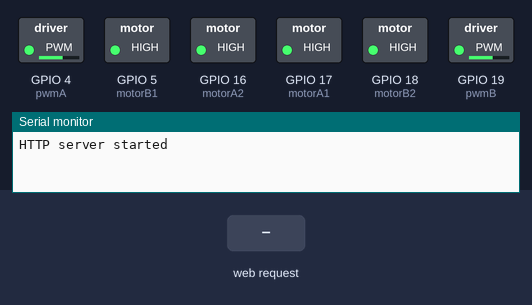
A sketch run on a simulated ESP32. Shown: switched loads named in the sketch (green lamp = pin HIGH), the last lines printed to the serial monitor. Inputs (shaded band) come from the test bench.

Above: at 1.3 s.
1.4 s: HTTP request GET /forward received
At 2.1 s:
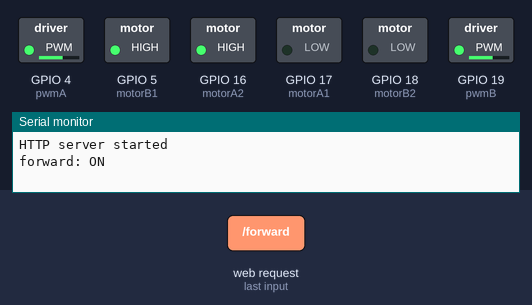
2.9 s: HTTP request GET /backward received
At 3.2 s:
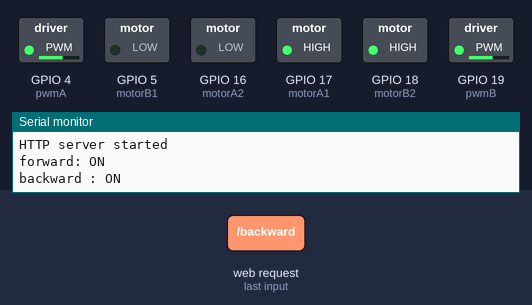
4.4 s: HTTP request GET /left received
At 5.6 s:
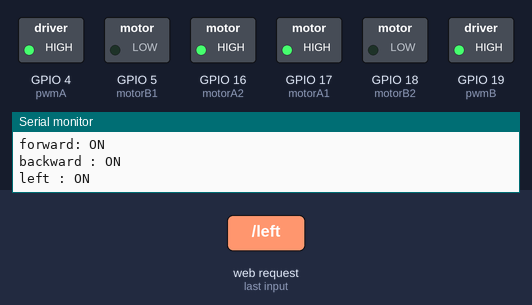
5.9 s: HTTP request GET /right received
At 6.7 s:
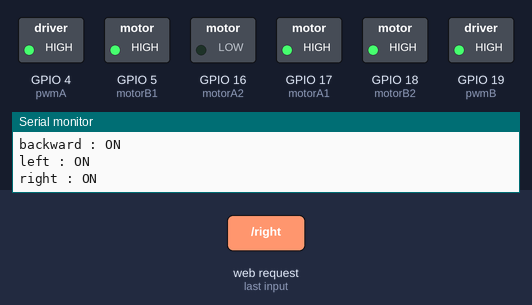
7.4 s: HTTP request GET / received
At 7.9 s:
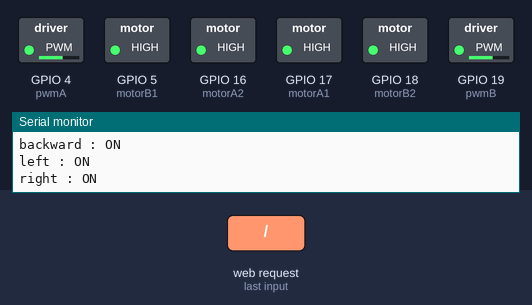
Timing chart, 0 to 9.9 s (numbered marks = the images above; inputs shaded):
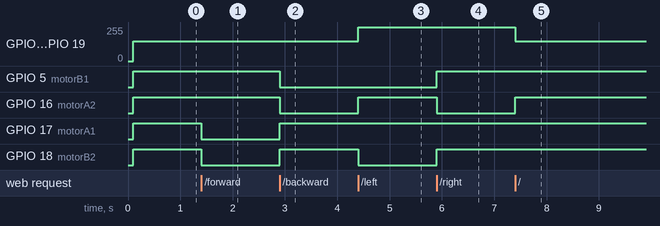

The sketch:

esp32_with_car.ino
```cpp
#include <WiFi.h>
#include <WebServer.h>
#include <analogWrite.h>
/* Put your SSID & Password */
const char* ssid = "ESP32";  // Enter SSID here
const char* password = "12345678";  //Enter Password here

/* Put IP Address details */
IPAddress local_ip(192,168,1,1);
IPAddress gateway(192,168,1,1);
IPAddress subnet(255,255,255,0);

WebServer server(80);

uint8_t motorB2 = 18;
uint8_t motorB1 = 5;
uint8_t pwmB = 19;
uint8_t motorA1 = 17;
uint8_t motorA2 = 16;
uint8_t pwmA = 4;
bool forward = LOW;
bool backward = LOW;
bool left = LOW;
bool right = LOW;
bool pause1 = HIGH;

void setup() {
  Serial.begin(230400);
  pinMode(motorB2, OUTPUT);
  pinMode(motorB1, OUTPUT);
  pinMode(pwmB, OUTPUT);
  pinMode(motorA1, OUTPUT);
  pinMode(motorA2, OUTPUT);
  pinMode(pwmA, OUTPUT);

  WiFi.softAP(ssid, password);
  WiFi.softAPConfig(local_ip, gateway, subnet);
  delay(100);

  server.on("/", handle_OnConnect);
  server.on("/forward", handle_forward);
  server.on("/backward", handle_backward);
  server.on("/left", handle_left);
  server.on("/right", handle_right);
  server.on("/pause1", handle_pause1);

  server.onNotFound(handle_NotFound);

  server.begin();
  Serial.println("HTTP server started");
}
void loop() {
  server.handleClient();
  if(forward)
  {
    digitalWrite(motorB1, HIGH);
    digitalWrite(motorB2, LOW);
    digitalWrite(motorA1, LOW);
    digitalWrite(motorA2, HIGH);
    analogWrite(pwmA, 150);
    analogWrite(pwmB, 150);
  }
  else if(backward)
  {
    digitalWrite(motorB1, LOW);
    digitalWrite(motorB2, HIGH);
    digitalWrite(motorA1, HIGH);
    digitalWrite(motorA2, LOW);
    analogWrite(pwmA, 150);
    analogWrite(pwmB, 150);
    }
 else if (left){
    digitalWrite(motorB1, LOW);
    digitalWrite(motorB2, LOW);
    digitalWrite(motorA1, HIGH);
    digitalWrite(motorA2, HIGH
    );
    analogWrite(pwmA, 255);
    analogWrite(pwmB, 255);
  }
   else if (right){
    digitalWrite(motorB1, HIGH);
    digitalWrite(motorB2, HIGH);
    digitalWrite(motorA1, HIGH);
    digitalWrite(motorA2, LOW);
    analogWrite(pwmA, 255);
    analogWrite(pwmB, 255);
  }
 else if (pause1){
    digitalWrite(motorB1, HIGH);
    digitalWrite(motorB2, HIGH);
    digitalWrite(motorA1, HIGH);
    digitalWrite(motorA2, HIGH);
    analogWrite(pwmA, 150);
    analogWrite(pwmB, 150);
  }
  }

void handle_OnConnect() {
  forward = LOW;
  backward = LOW;
  left = LOW;
  right = LOW;
  pause1 = HIGH ;
 // Serial.println("GPIO4 Status: OFF | GPIO5 Status: OFF");
  server.send(200, "text/html", SendHTML(forward,backward));
}

void handle_forward() {
  forward = HIGH;
  backward = LOW;
  left = LOW;
  right = LOW;
  pause1 = LOW;
  Serial.println("forward: ON");
  server.send(200, "text/html", SendHTML(true,false));
}

void handle_backward() {
  backward = HIGH;
  forward = LOW;
    left = LOW;
  right = LOW;
  pause1 = LOW;
  Serial.println("backward : ON");
  server.send(200, "text/html", SendHTML(false,true));
}
void handle_left() {
  backward = LOW;
  forward = LOW;
    left = HIGH;
  right = LOW;
  pause1 = LOW;
  Serial.println("left : ON");
  server.send(200, "text/html", SendHTML(false,true));
}
void handle_right() {
  backward = LOW;
  forward = LOW;
    left = LOW;
  right = HIGH;
  pause1 = LOW;
  Serial.println("right : ON");
  server.send(200, "text/html", SendHTML(false,true));
}
void handle_pause1() {
  backward = LOW;
  forward = LOW;
  left = LOW;
  right = LOW;
  pause1 = HIGH;
  Serial.println("pause1 : ON");
  server.send(200, "text/html", SendHTML(false,true));
}
void handle_NotFound(){
  server.send(404, "text/plain", "Not found");
}

String SendHTML(uint8_t forward,uint8_t backward){
  char webpage[] PROGMEM = R"=====(

  <!DOCTYPE html>
<html lang="en">
<head>
    <meta charset="UTF-8">
    <meta http-equiv="X-UA-Compatible" content="IE=edge">
    <meta name="viewport" content="width=device-width, initial-scale=1.0">
    <title>Second Task</title>

</head>
<body>

        <div class="container">
            <div class="card one">
                <p><a href="/forward"><button class="button">forward</button></a></p>
            </div>
            <div class="card two">
                <p><a href="/left"><button class="button">Left</button></a></p>
                <p><a href="/pause1"><button class="button">pause</button></a></p>
                <p><a href="/right"><button class="button">right</button></a></p>
            </div>
            <div class="card three">
                <p><a href="/backward"><button class="button">backward</button></a></p>
            </div>
        </div>

</body>
</html>
)=====";
  return webpage;
}
```

Measured:
- after the input at 1.4 s, GPIO 17 (motorA1), GPIO 18 (motorB2): HIGH → LOW at once
- after the input at 2.9 s, GPIO 5 (motorB1), GPIO 16 (motorA2): HIGH → LOW at once; GPIO 17 (motorA1), GPIO 18 (motorB2): LOW → HIGH at once
- after the input at 4.4 s, GPIO 4 (pwmA), GPIO 19 (pwmB): 150/255 → 255/255 at once; GPIO 16 (motorA2): LOW → HIGH at once; GPIO 18 (motorB2): HIGH → LOW at once
- after the input at 5.9 s, GPIO 5 (motorB1), GPIO 18 (motorB2): LOW → HIGH at once; GPIO 16 (motorA2): HIGH → LOW at once
- after the input at 7.4 s, GPIO 4 (pwmA), GPIO 19 (pwmB): 255/255 → 150/255 at once; GPIO 16 (motorA2): LOW → HIGH at once
